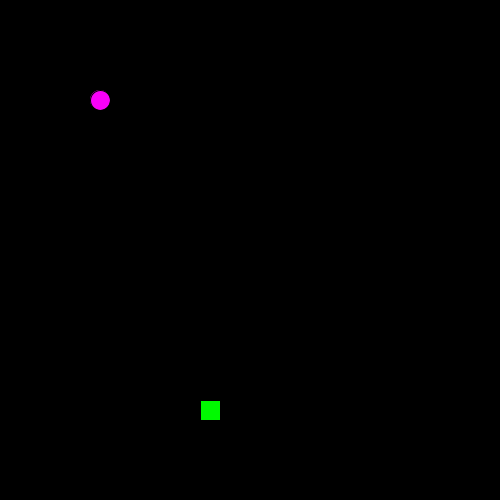
Frame 1 (no input)
Frame 60 (the mouse pressed at the canvas centre just before this capture): identical to frame 1, image omitted
Frame 120 (the mouse held since frame 60 and released just before this capture): identical to frame 1, image omitted

The Processing sketch that drew this single still picture (run headless with seeded random() and noise(); from frame 60 on, the mouse is pressed at the canvas centre):

// Processing sketch: Ejercicio17_TP01
// ── Ejercicio17_TP01.pde
PVector Link, Cofre;
int x1 = 100;
int x2 = 200;
int y1 = 100;
int y2 = 400;
int cateto1 = y2 - y1;
int cateto2 = x2 - x1;
float distancia = sqrt(pow(cateto1,2) + pow(cateto2,2));
color green = 250;
String text = "Clear";

void setup(){

size(500,500);
Link = new PVector(x1,y1);
Cofre = new PVector(x2,y2);
println(distancia);
}

void draw(){
background(0);
   fill(250,0,250);
  circle(Link.x,Link.y,20);
  fill(0,green,0);
  rect(Cofre.x,Cofre.y,20,20);
  
  
}
void mouseMoved() {
    Link.x = mouseX;
    Link.y = mouseY;
  
 // println(mouseX);
  if(mouseX + mouseY == Cofre.x + Cofre.y){
    green = 0;
     text("Clear",Cofre.x,Cofre.y);
    println(text);
 
}
  
}
  
